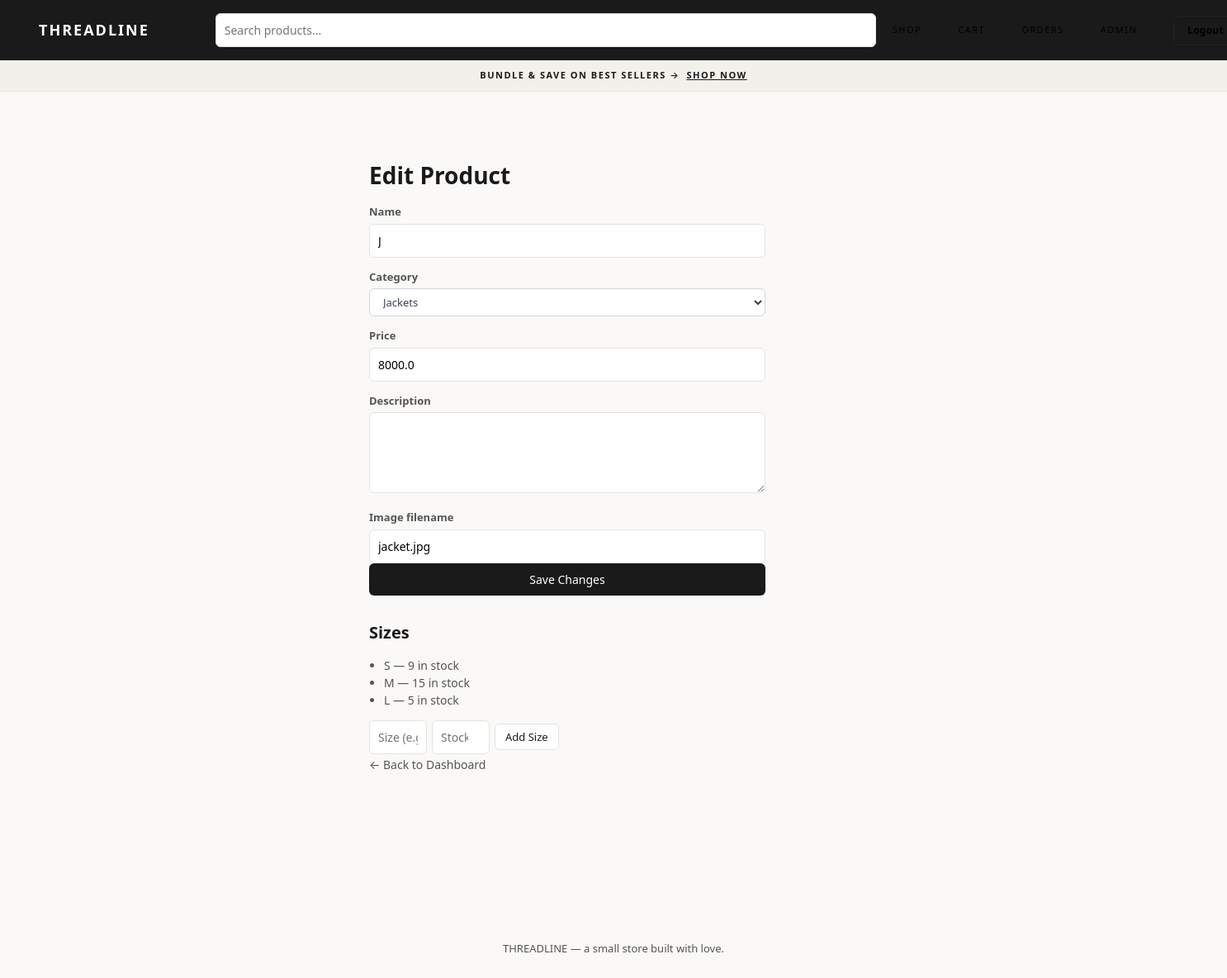
/admin/edit-product/2 (signed in), run on an earlier commit of the app's database.
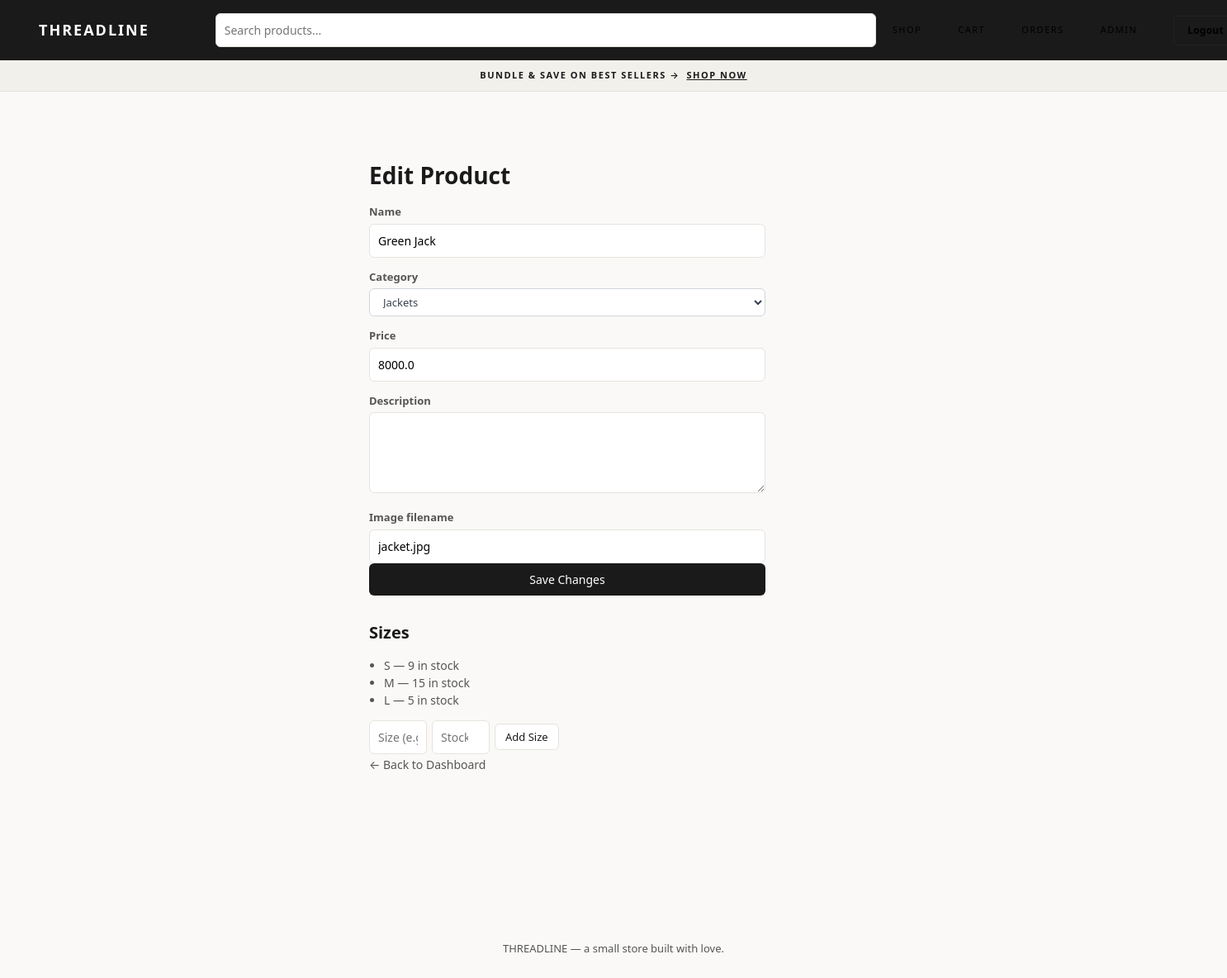
And on a later commit of the database.
### website/models.py (models this page shows)
class Product(db.Model):
    id = db.Column(db.Integer, primary_key=True)
    name = db.Column(db.String(150), nullable=False)
    price = db.Column(db.Float, nullable=False)
    description = db.Column(db.String(500))
    image_url = db.Column(db.String(300))
    category = db.Column(db.String(100), default='Uncategorized')
    variants = db.relationship('Variant', backref='product', lazy=True)

### website/admin.py (the view, shortened to what this page needs)
@admin.route('/admin/edit-product/<int:product_id>', methods=['GET', 'POST'])
@login_required
@admin_required
def edit_product(product_id):
    product = Product.query.get_or_404(product_id)
    return render_template('admin_edit_product.html', product=product, categories=CATEGORIES)

### website/admin.py (called while the page is built)
def admin_required(func):
    @wraps(func)
    def wrapper(*args, **kwargs):
        if not current_user.is_authenticated or not current_user.is_admin:
            abort(403)
        return func(*args, **kwargs)
    return wrapper

### website/templates/admin_edit_product.html (shortened to what this page needs)
{% extends "base.html" %}
{% block content %}
<div class="page-narrow">
    <h1>Edit Product</h1>
    <form method="POST" class="admin-form">
        <label>Name</label>
        <input type="text" name="name" value="{{ product.name }}" required>
        <label>Category</label>
        <select name="category">
            {% for cat in categories %}
                <option value="{{ cat }}" {% if product.category == cat %}selected{% endif %}>{{ cat }}</option>
            {% endfor %}
        </select>
        <label>Price</label>
        <input type="number" step="0.01" name="price" value="{{ product.price }}" required>
        <label>Description</label>
        <textarea name="description" rows="4">{{ product.description }}</textarea>
        <label>Image filename</label>
        <input type="text" name="image_url" value="{{ product.image_url }}">
        <button type="submit" class="btn-primary btn-block">Save Changes</button>
    </form>
    <h2 class="variant-section-title">Sizes</h2>
    {% if product.variants %}
        <ul class="variant-list">
        {% for v in product.variants %}
            <li>{{ v.size }} — {{ v.stock }} in stock</li>
        {% endfor %}
        </ul>
    {% else %}
        <p><em>No sizes yet.</em></p>
    {% endif %}
    <form method="POST" action="/admin/add-variant/{{ product.id }}" class="inline-form">
        <input type="text" name="size" placeholder="Size (e.g. XL)" required>
        <input type="number" name="stock" placeholder="Stock" min="0" required>
        <button type="submit" class="btn-secondary btn-sm">Add Size</button>
    </form>
    <a href="/admin" class="back-link">&larr; Back to Dashboard</a>
</div>
{% endblock %}

What changed in the data, as far as the page shows it:
changed Product "Jackets": name "J" → "Green Jack"
